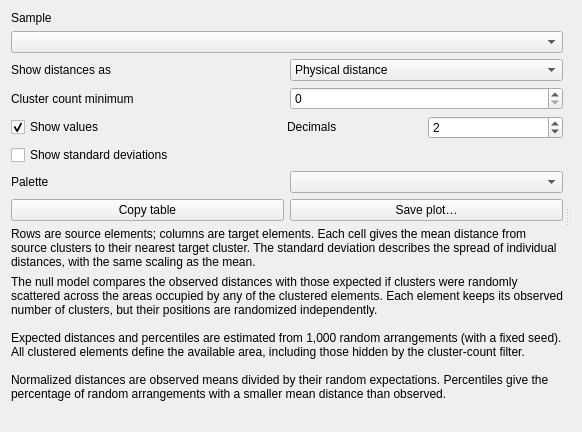
          <widget class="QWidget" name="clusterDistanceTab">
           <attribute name="title">
            <string>Cluster distances</string>
           </attribute>
           <layout class="QVBoxLayout" name="clusterDistanceTabLayout">
            <item>
             <widget class="QSplitter" name="clusterDistanceSplitter">
              <property name="orientation">
               <enum>Qt::Horizontal</enum>
              </property>
              <property name="handleWidth">
               <number>8</number>
              </property>
              <widget class="QWidget" name="clusterDistanceControls">
               <layout class="QVBoxLayout" name="clusterDistanceControlsLayout" stretch="0,1,0">
                <item>
                 <widget class="QWidget" name="clusterDistanceTop">
                  <property name="sizePolicy">
                   <sizepolicy hsizetype="Preferred" vsizetype="Maximum">
                    <horstretch>0</horstretch>
                    <verstretch>0</verstretch>
                   </sizepolicy>
                  </property>
                  <layout class="QVBoxLayout" name="clusterDistanceTopLayout">
                   <property name="leftMargin">
                    <number>0</number>
                   </property>
                   <property name="topMargin">
                    <number>0</number>
                   </property>
                   <property name="rightMargin">
                    <number>0</number>
                   </property>
                   <property name="bottomMargin">
                    <number>0</number>
                   </property>
                   <item>
                    <widget class="QLabel" name="clusterDistanceSampleLabel">
                     <property name="sizePolicy">
                      <sizepolicy hsizetype="Preferred" vsizetype="Maximum">
                       <horstretch>0</horstretch>
                       <verstretch>0</verstretch>
                      </sizepolicy>
                     </property>
                     <property name="text">
                      <string>Sample</string>
                     </property>
                    </widget>
                   </item>
                   <item>
                    <widget class="QComboBox" name="clusterDistanceSample" />
                   </item>

                   <item>
                    <layout class="QHBoxLayout" name="clusterDistanceValueLayout">
                     <item><widget class="QLabel" name="clusterDistanceValueLabel">
                      <property name="text"><string>Show distances as</string></property>
                     </widget></item>
                     <item><widget class="QComboBox" name="clusterDistanceValue">
                      <item><property name="text"><string>Physical distance</string></property></item>
                      <item><property name="text"><string>Pixels</string></property></item>
                      <item><property name="text"><string>Null-model normalized</string></property></item>
                      <item><property name="text"><string>Null-model percentile</string></property></item>
                     </widget></item>
                    </layout>
                   </item>
                   <item>
                    <layout class="QHBoxLayout" name="clusterDistanceMinimumLayout">
                     <item>
                      <widget class="QLabel" name="clusterDistanceMinimumLabel">
                       <property name="text">
                        <string>Cluster count minimum</string>
                       </property>
                      </widget>
                     </item>
                     <item>
                      <widget class="QSpinBox" name="clusterDistanceMinimum">
                       <property name="minimum">
                        <number>0</number>
                       </property>
                       <property name="maximum">
                        <number>1000000</number>
                       </property>
                      </widget>
                     </item>
                    </layout>
                   </item>
                   <item>
                    <layout class="QHBoxLayout" name="clusterDistanceDecimalsLayout" stretch="2,1,1">
                     <item>
                      <widget class="QCheckBox" name="showClusterDistanceValues">
                       <property name="text">
                        <string>Show values</string>
                       </property>
                       <property name="checked">
                        <bool>true</bool>
                       </property>
                      </widget>
                     </item>
                     <item>
                      <widget class="QLabel" name="clusterDistanceDecimalsLabel">
                       <property name="sizePolicy">
                        <sizepolicy hsizetype="Preferred" vsizetype="Maximum">
                         <horstretch>0</horstretch>
                         <verstretch>0</verstretch>
                        </sizepolicy>
                       </property>
                       <property name="text">
                        <string>Decimals</string>
                       </property>
                      </widget>
                     </item>
                     <item>
                      <widget class="QSpinBox" name="clusterDistanceDecimals">
                       <property name="minimum">
                        <number>0</number>
                       </property>
                       <property name="maximum">
                        <number>6</number>
                       </property>
                       <property name="value">
                        <number>2</number>
                       </property>
                      </widget>
                     </item>
                   </layout>
                  </item>
                  <item>
                   <widget class="QCheckBox" name="clusterDistanceSecondary">
                    <property name="text"><string>Show standard deviations</string></property>
                   </widget>
                  </item>
                  <item>
                   <layout class="QHBoxLayout" name="clusterDistancePaletteLayout">
                    <item>
                     <widget class="QLabel" name="clusterDistancePaletteLabel">
                      <property name="text">
                       <string>Palette</string>
                      </property>
                     </widget>
                    </item>
                    <item>
                     <widget class="QComboBox" name="clusterDistancePalette" />
                    </item>
                   </layout>
                  </item>
                  <item>
                   <layout class="QHBoxLayout" name="clusterDistanceActions">
                     <item>
                      <widget class="QPushButton" name="copyClusterDistanceTable">
                       <property name="text">
                        <string>Copy table</string>
                       </property>
                      </widget>
                     </item>
                     <item>
                      <widget class="QPushButton" name="saveClusterDistancePlot">
                       <property name="text">
                        <string>Save plot…</string>
                       </property>
                      </widget>
                     </item>
                    </layout>
                   </item>
                  </layout>
                 </widget>
                </item>
                <item stretch="1">
                 <spacer name="clusterDistanceSpacer">
                  <property name="orientation">
                   <enum>Qt::Vertical</enum>
                  </property>
                  <property name="sizeType">
                   <enum>QSizePolicy::Expanding</enum>
                  </property>
                 <property name="sizeHint" stdset="0">
                  <size>
                   <width>0</width>
                   <height>0</height>
                  </size>
                 </property>
                 </spacer>
                </item>
                <item>
                 <widget class="QLabel" name="clusterDistanceHelp">
                  <property name="text">
                   <string>Rows are source elements; columns are target elements. Each cell gives the mean distance from source clusters to their nearest target cluster. The standard deviation describes the spread of individual distances, with the same scaling as the mean.</string>
                  </property>
                  <property name="wordWrap">
                   <bool>true</bool>
                  </property>
                 </widget>
                </item>
                <item>
                 <widget class="QLabel" name="clusterDistanceNullHelp">
                  <property name="text">
                   <string>The null model compares the observed distances with those expected if clusters were randomly scattered across the areas occupied by any of the clustered elements. Each element keeps its observed number of clusters, but their positions are randomized independently.

Expected distances and percentiles are estimated from 1,000 random arrangements (with a fixed seed). All clustered elements define the available area, including those hidden by the cluster-count filter.

Normalized distances are observed means divided by their random expectations. Percentiles give the percentage of random arrangements with a smaller mean distance than observed.</string>
                  </property>
                  <property name="wordWrap"><bool>true</bool></property>
                 </widget>
                </item>
                <item>
                 <widget class="QLabel" name="clusterDistanceStatus">
                  <property name="sizePolicy">
                   <sizepolicy hsizetype="Preferred" vsizetype="Maximum">
                    <horstretch>0</horstretch>
                    <verstretch>0</verstretch>
                   </sizepolicy>
                  </property>
                  <property name="text">
                   <string />
                  </property>
                  <property name="wordWrap">
                   <bool>true</bool>
                  </property>
                 </widget>
                </item>
               </layout>
              </widget>
              <widget class="QWidget" name="clusterDistanceResults">
               <layout class="QVBoxLayout" name="clusterDistanceResultsLayout">
                <item>
                 <widget class="QWidget" name="clusterDistancePlotHost" />
                </item>
               </layout>
              </widget>
             </widget>
            </item>
           </layout>
          </widget>
